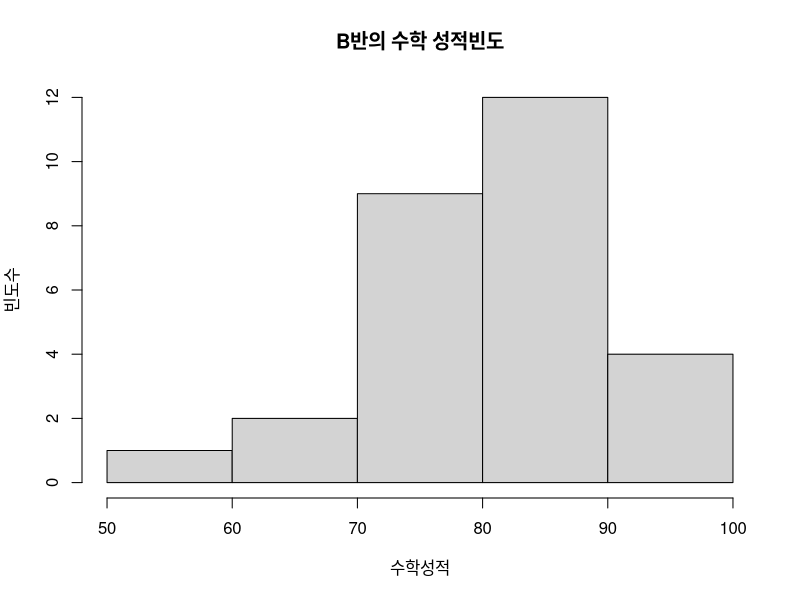

Source code (R):
## ---- chunk 1
math_score = c(88, 86, 92, 65, 72, 75, 81, 84, 85, 93, 99, 50, 78, 80, 86, 76, 74, 95, 81, 87, 90, 72, 76, 61, 85, 84, 78, 83)
## ---- chunk 2
#breaks는 계급의 수(Number of class) 입니다. 
hist(math_score, breaks=5, main="B반의 수학 성적빈도", xlab= "수학성적", ylab="빈도수")
